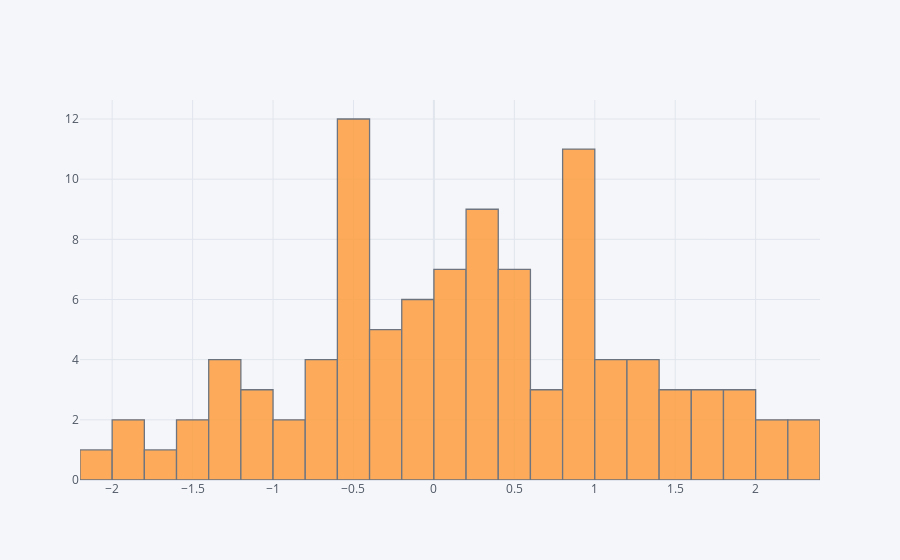

The code cell stored with this chart in its notebook:
### Markdown cell above
## histogram

### Code cell
df['A'].iplot(kind='hist',bins=25)

### Figure 1 — Plotly figure (JSON) as saved in the notebook; plotly's stock layout.template omitted (floating-point values rounded to 4 significant figures)
{"data": [{"histfunc": "count", "histnorm": "", "marker": {"color": "rgba(255, 153, 51, 1.0)", "line": {"color": "#4D5663", "width": 1.3}}, "name": "A", "nbinsx": 25, "opacity": 0.8, "orientation": "v", "type": "histogram", "x": [-0.001559, 0.8459, 0.9344, -1.299, -0.6123, -1.916, -0.2326, 1.092, -0.4662, 0.1181, -0.3893, 0.3524, 0.6267, -2.01, -0.4222, 1.483, 0.000795, -0.6044, 0.4071, -1.414, 2.078, 0.4769, 1.39, 2.324, -1.189, 0.8723, 2.294, 0.06468, -0.1363, -1.784, 0.2257, 0.2057, -0.01834, -0.5654, -0.5078, 0.8276, -0.5204, -0.4135, 2.118, -0.459, 1.232, -0.5359, -0.4984, 0.9232, -0.2815, 0.2477, 0.2329, 0.5473, 0.9498, -1.808, -0.1648, 0.5752, 0.1305, 0.3499, 0.4028, -0.9501, 1.164, 0.7789, -1.286, 1.622, 0.8679, -0.5049, -0.4896, -0.01071, 1.007, -0.4057, 1.309, 0.1901, 1.038, 0.203, 1.294, -1.149, 1.947, -1.175, -0.7122, -0.3725, 0.8445, 0.6486, 0.8839, 1.803, 0.5001, 1.896, 1.654, 1.407, -0.6308, 0.3197, -1.404, -0.3036, 0.3394, -1.314, 1.73, 1.473, -1.24, 0.4145, 0.8491, 0.06291, 0.8957, -0.8297, -0.1555, 0.06116]}], "layout": {"barmode": "overlay", "legend": {"bgcolor": "#F5F6F9", "font": {"color": "#4D5663"}}, "paper_bgcolor": "#F5F6F9", "plot_bgcolor": "#F5F6F9", "title": {"font": {"color": "#4D5663"}}, "xaxis": {"gridcolor": "#E1E5ED", "showgrid": true, "tickfont": {"color": "#4D5663"}, "title": {"font": {"color": "#4D5663"}, "text": ""}, "zerolinecolor": "#E1E5ED"}, "yaxis": {"gridcolor": "#E1E5ED", "showgrid": true, "tickfont": {"color": "#4D5663"}, "title": {"font": {"color": "#4D5663"}, "text": ""}, "zerolinecolor": "#E1E5ED"}}}
